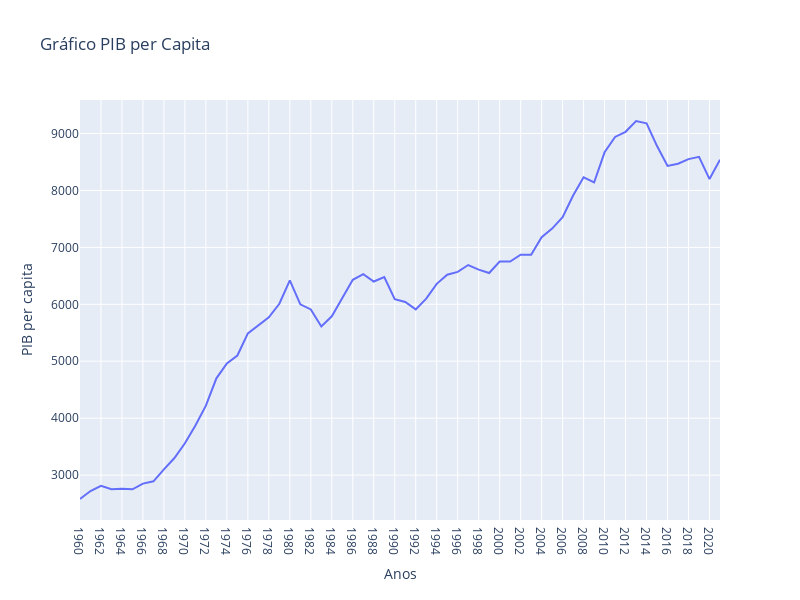

Notebook code cell kept with this figure:
### Markdown cell above
# Gráfico de PIB per Capita do Brasil

### Code cell
mostrar_grafico(df_gdp_capita_anos.columns, brasil_pib_per_capita)

### Figure 1 — Plotly figure (JSON) as saved in the notebook; plotly's stock layout.template omitted (floating-point values rounded to 4 significant figures)
{"data": [{"type": "scatter", "x": ["1960", "1961", "1962", "1963", "1964", "1965", "1966", "1967", "1968", "1969", "1970", "1971", "1972", "1973", "1974", "1975", "1976", "1977", "1978", "1979", "1980", "1981", "1982", "1983", "1984", "1985", "1986", "1987", "1988", "1989", "1990", "1991", "1992", "1993", "1994", "1995", "1996", "1997", "1998", "1999", "2000", "2001", "2002", "2003", "2004", "2005", "2006", "2007", "2008", "2009", "2010", "2011", "2012", "2013", "2014", "2015", "2016", "2017", "2018", "2019", "2020", "2021"], "y": [2580, 2720, 2810, 2750, 2760, 2750, 2850, 2890, 3100, 3300, 3560, 3870, 4220, 4700, 4960, 5100, 5490, 5630, 5770, 6010, 6420, 6000, 5910, 5610, 5790, 6110, 6430, 6530, 6400, 6480, 6090, 6040, 5910, 6100, 6360, 6520, 6570, 6690, 6610, 6550, 6750, 6750, 6870, 6870, 7180, 7330, 7530, 7910, 8230, 8140, 8670, 8940, 9030, 9220, 9180, 8780, 8430, 8470, 8550, 8590, 8200, 8540]}], "layout": {"height": 600, "title": {"text": "Gráfico PIB per Capita"}, "width": 800, "xaxis": {"title": {"text": "Anos"}}, "yaxis": {"title": {"text": "PIB per capita"}}}}
